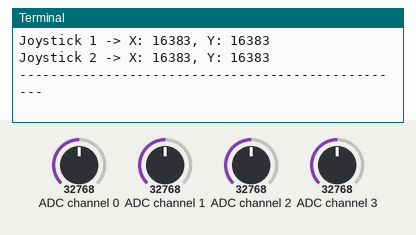
Simulated run of this program. Board: Raspberry Pi (BCM pin numbers). Parts: the last lines printed to the terminal. Inputs (shaded band) come from the test bench; at power-on: ADC channel 0 = 32768, ADC channel 1 = 32768, ADC channel 2 = 32768, ADC channel 3 = 32768 (analog values on the 0–65535 scale).

Above: at 1.2 s.
1.3 s: ADC channel 0 set to 45874
At 1.35 s:
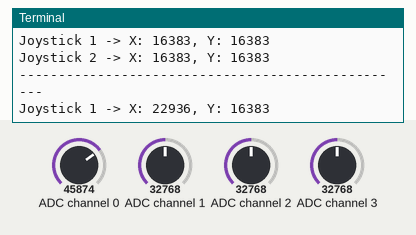
2.8 s: ADC channel 1 set to 45874
At 2.81 s:
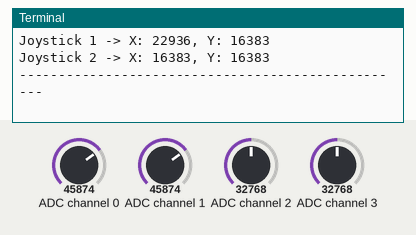
4.3 s: ADC channel 2 set to 45874
At 4.41 s:
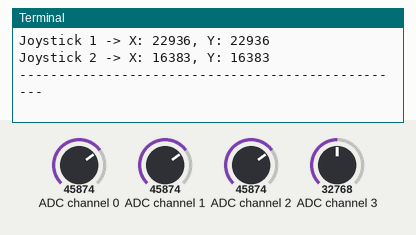
5.8 s: ADC channel 3 set to 45874
At 5.88 s:
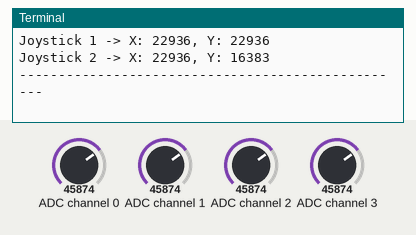
7.3 s: ADC channel 0 set to 63568
At 7.35 s:
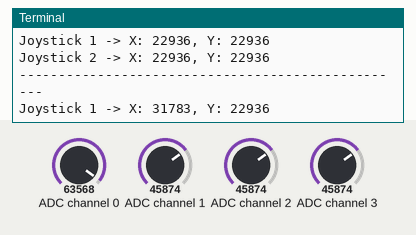
8.8 s: ADC channel 1 set to 63568
At 8.81 s:
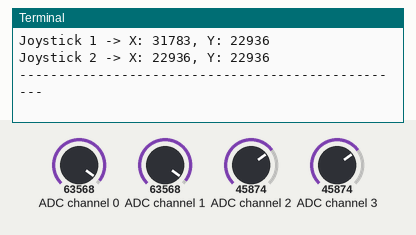
Timing chart, 0 to 11.3 s (numbered marks = the images above; inputs shaded):
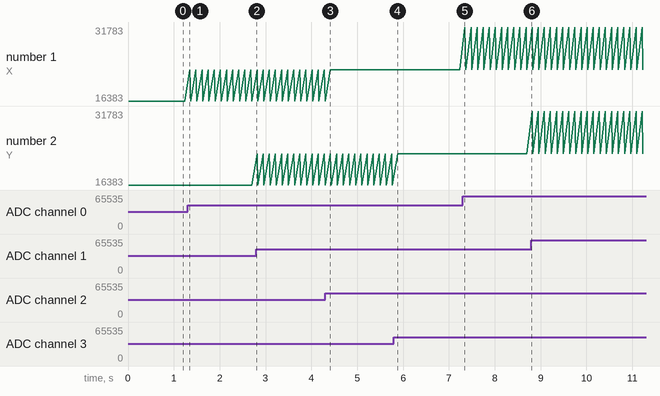

The program:

joys.py
```python
import time
import board
import busio
from adafruit_ads1x15.ads1015 import ADS1015, P0, P1, P2, P3
from adafruit_ads1x15.analog_in import AnalogIn

# Setup I2C
i2c = busio.I2C(board.SCL, board.SDA)

# Init ADC
ads = ADS1015(i2c)
ads.gain = 1

# Joystick channels
joy1_x = AnalogIn(ads, P0)
joy1_y = AnalogIn(ads, P1)
joy2_x = AnalogIn(ads, P2)
joy2_y = AnalogIn(ads, P3)

# Read loop
try:
    while True:
        print(f"Joystick 1 -> X: {joy1_x.value}, Y: {joy1_y.value}")
        print(f"Joystick 2 -> X: {joy2_x.value}, Y: {joy2_y.value}")
        print("-" * 50)
        time.sleep(0.1)

except KeyboardInterrupt:
    print("Stopped by user.")
```

Measured:
- after the input at 1.3 s, the terminal: prints a new line after 0.05 s (image 1)
- after the input at 7.3 s, the terminal: prints a new line after 0.05 s (image 5)
